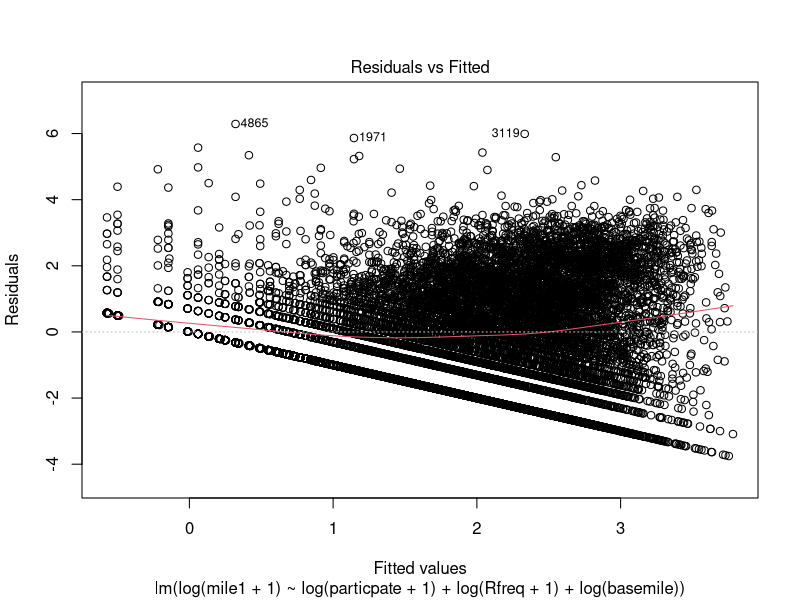
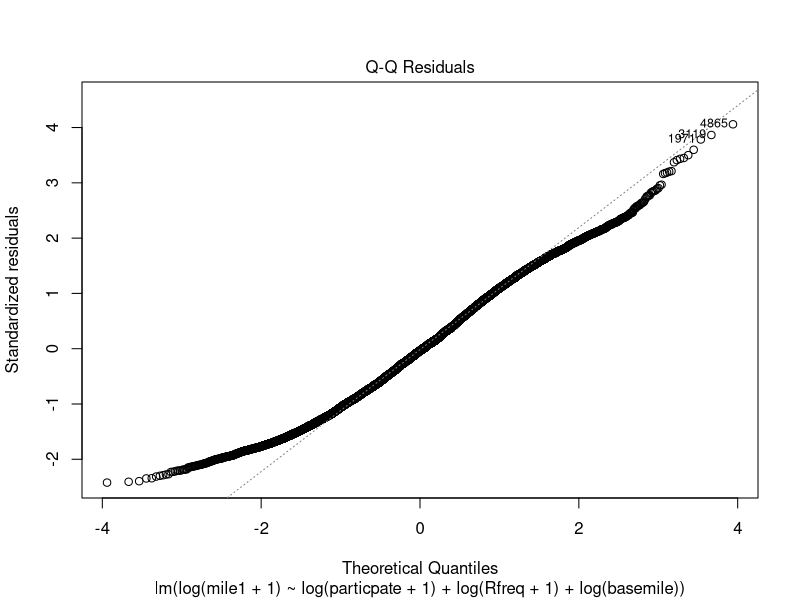
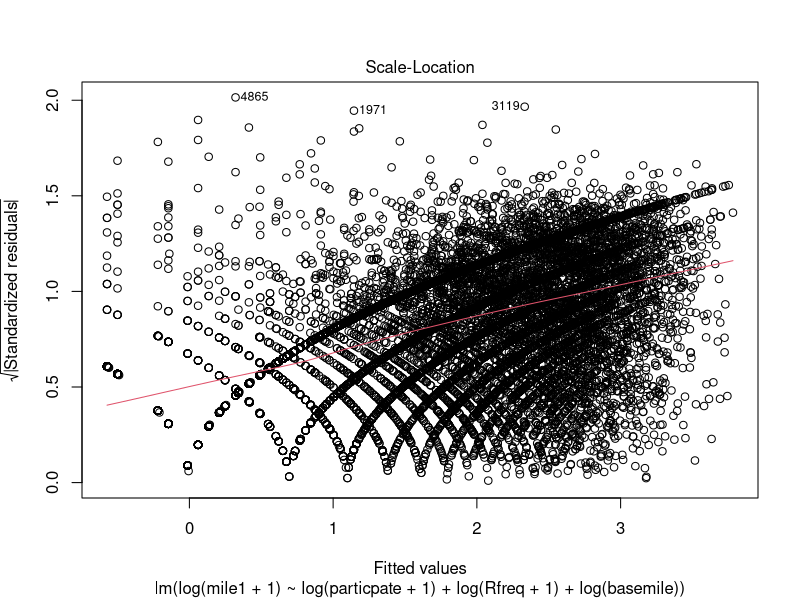
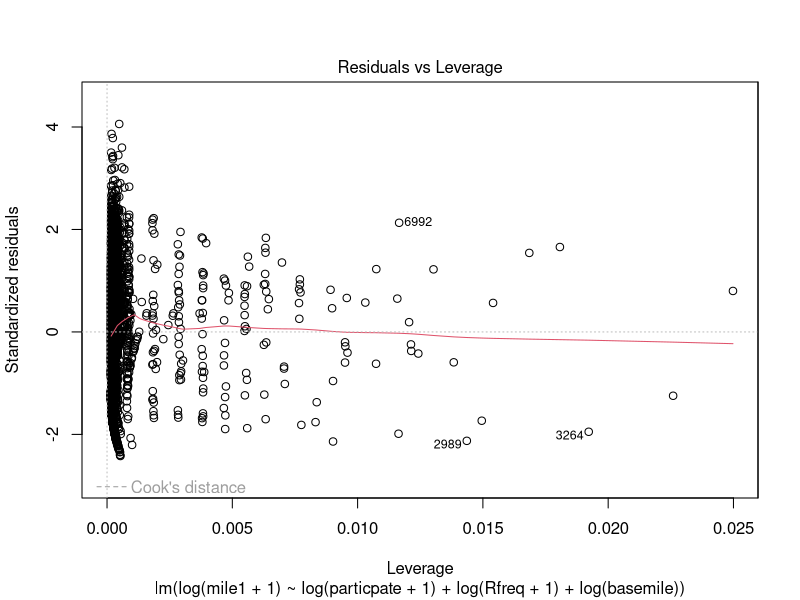
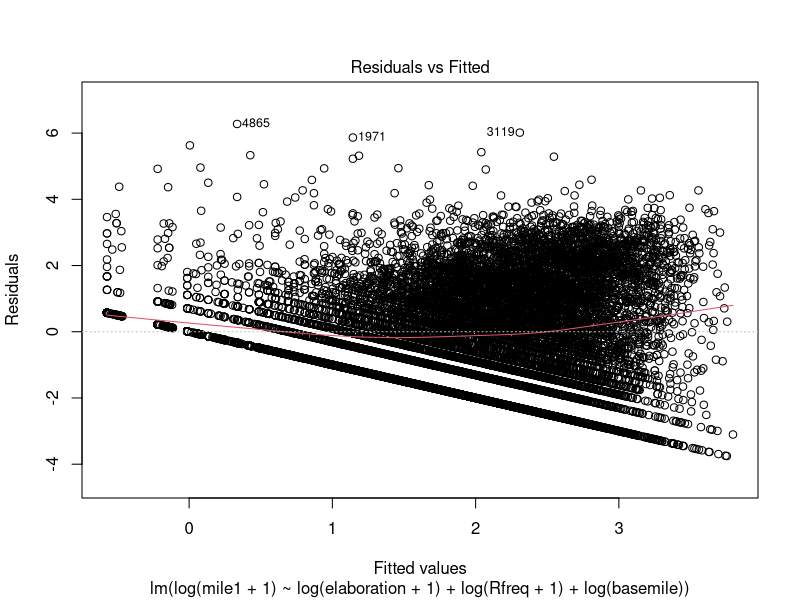
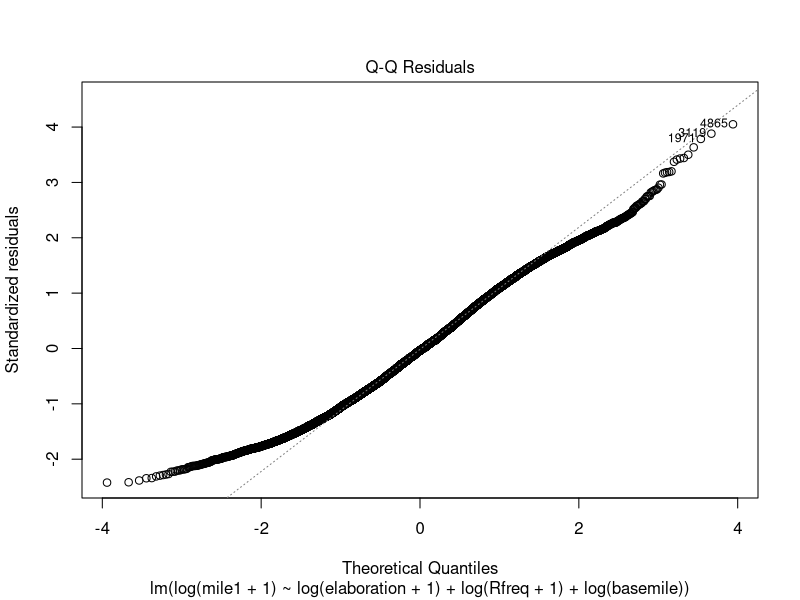
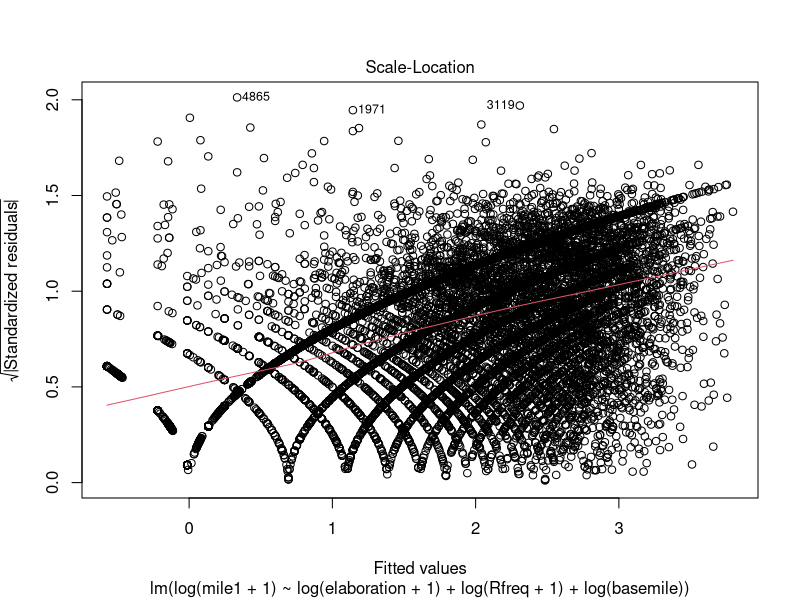
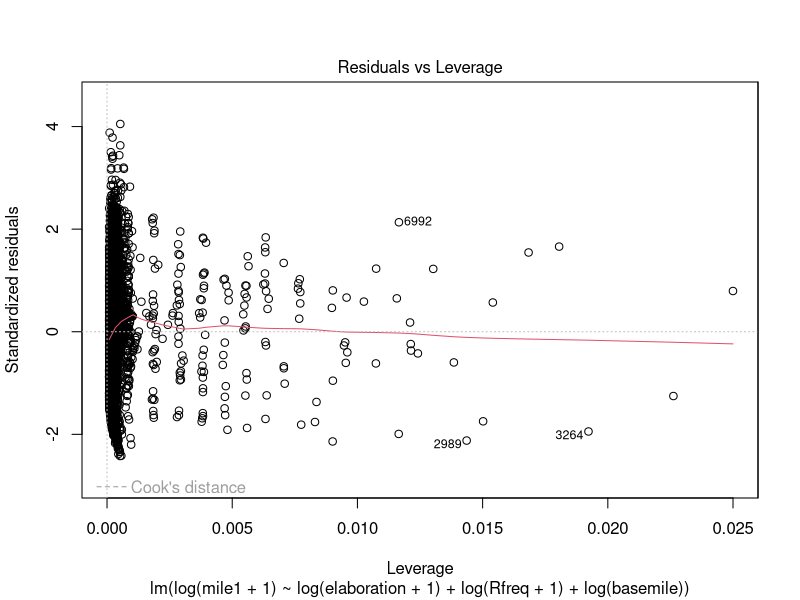

R code for these plots, in order:
library(car);


party=read.csv("party.csv")
head(party,20)
attach(party)

party$postTotal = mile1 + mile2 + mile3 + mile4;
party$totalRatio = (party$postTotal)/(basemile);


fit1=lm(log(mile1+1)~log(particpate+1)+log(Rfreq+1)+log(basemile),party)
fit2=lm(log(mile1+1)~log(elaboration+1)+log(Rfreq+1)+log(basemile),party)
plot(fit1)
plot(fit2)